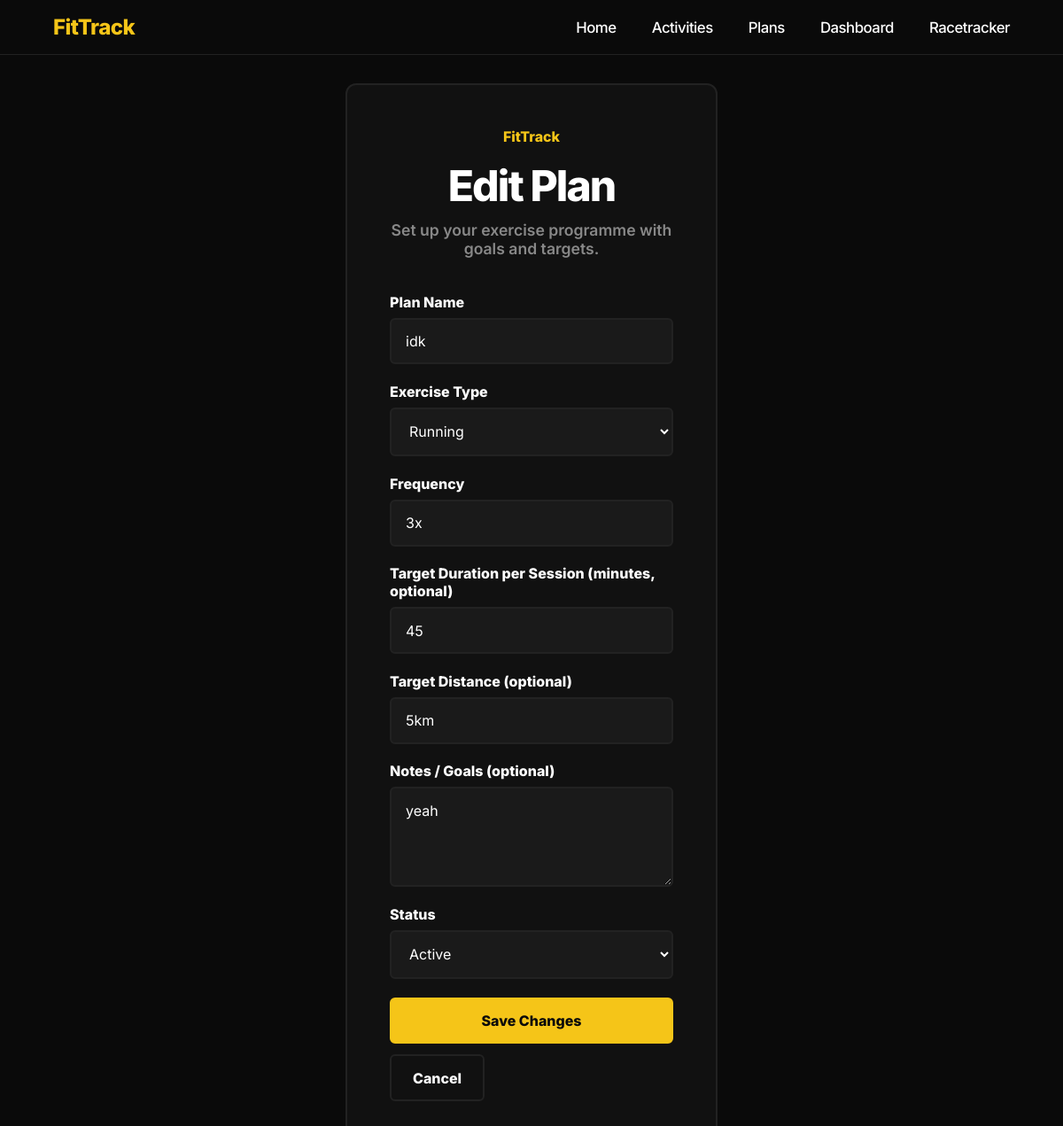
/plans/3f2fe4fb-6f3a-4008-9d25-5841305ce505/edit (signed in), run on the app's committed database.
### tables this page shows
CREATE TABLE plans (
            id TEXT PRIMARY KEY,
            user_id TEXT NOT NULL,
            name TEXT NOT NULL,
            exercise_type TEXT NOT NULL,
            frequency TEXT NOT NULL,
            target_duration INTEGER,
            target_distance TEXT,
            notes TEXT,
            created_at TEXT NOT NULL,
            status TEXT NOT NULL DEFAULT 'active',
            FOREIGN KEY (user_id) REFERENCES users(id)
        );

### routes/plans.py (the view)
@plans.route("/plans/<plan_id>/edit", methods=["GET"])
def edit_plan(plan_id):
    if "user_id" not in session:
        return redirect("/login")
    plan = plan_store.get_plan(session["user_id"], plan_id)
    if plan is None:
        return redirect("/plans")
    return render_template(
        "plan_form.html",
        heading="Edit Plan",
        action=f"/plans/{plan_id}/edit",
        submit_label="Save Changes",
        activity_types=activity_store.ACTIVITY_TYPES,
        form_data=_build_form_data(plan=plan),
        error="",
    )

### data/database.py (called while the page is built)
def get_connection():
    connection = sqlite3.connect(DATABASE_NAME)
    connection.row_factory = sqlite3.Row
    return connection

### data/plan_store.py (called while the page is built)
def get_plan(user_id, plan_id):
    connection = get_connection()
    cursor = connection.cursor()
    row = cursor.execute(
        "SELECT * FROM plans WHERE user_id = ? AND id = ?",
        (user_id, plan_id)
    ).fetchone()
    connection.close()
    if row is None:
        return None
    return {
        "id": row["id"],
        "user_id": row["user_id"],
        "name": row["name"],
        "exercise_type": row["exercise_type"],
        "frequency": row["frequency"],
        "target_duration": row["target_duration"],
        "target_distance": row["target_distance"],
        "notes": row["notes"],
        "created_at": row["created_at"],
        "status": row["status"]
    }

### routes/plans.py (called while the page is built, shortened)
def _build_form_data(request_form=None, plan=None):
    if plan is not None:
        return {
            "name": plan.get("name", ""),
            "exercise_type": plan.get("exercise_type", ""),
            "frequency": plan.get("frequency", ""),
            "target_duration": plan.get("target_duration", ""),
            "target_distance": plan.get("target_distance", ""),
            "notes": plan.get("notes", ""),
            "status": plan.get("status", "active"),
        }

### templates/plan_form.html (shortened to what this page needs)
<!DOCTYPE html>
<html lang="en">
<head>
    <link rel="stylesheet" href="/static/css/style.css">
    <link rel="stylesheet" href="/static/css/main.css">
</head>
<body>
    {% include "navbar.html" %}
    <main class="auth-page">
        <section class="auth-card">
            <div class="auth-header">
                <span class="auth-logo">FitTrack</span>
                <h1>{{ heading }}</h1>
                <p class="auth-sub">Set up your exercise programme with goals and targets.</p>
            </div>
            <form action="{{ action }}" method="post" class="auth-form">
                <div class="form-group">
                    <label>Plan Name</label>
                    <input type="text" name="name" value="{{ form_data.name }}" placeholder="e.g. Marathon Training">
                </div>
                <div class="form-group">
                    <label>Exercise Type</label>
                    <select name="exercise_type">
                        {% for type in activity_types %}
                        <option value="{{ type }}" {% if form_data.exercise_type == type %}selected{% endif %}>{{ type }}</option>
                        {% endfor %}
                    </select>
                </div>
                <div class="form-group">
                    <label>Frequency</label>
                    <input type="text" name="frequency" value="{{ form_data.frequency }}" placeholder="e.g. daily, 3x per week, weekly">
                </div>
                <div class="form-group">
                    <label>Target Duration per Session (minutes, optional)</label>
                    <input type="text" name="target_duration" value="{{ form_data.target_duration }}" placeholder="e.g. 45">
                </div>
                <div class="form-group">
                    <label>Target Distance (optional)</label>
                    <input type="text" name="target_distance" value="{{ form_data.target_distance }}" placeholder="e.g. 5 km">
                </div>
                <div class="form-group">
                    <label>Notes / Goals (optional)</label>
                    <textarea name="notes" rows="4" placeholder="e.g. Build up to half marathon distance">{{ form_data.notes }}</textarea>
                </div>
                {% if form_data.status %}
                <div class="form-group">
                    <label>Status</label>
                    <select name="status">
                        <option value="active" {% if form_data.status == "active" %}selected{% endif %}>Active</option>
                    </select>
                </div>
                {% endif %}
                <div style="display:flex; gap:0.75rem; flex-wrap:wrap;">
                    <button class="btn btn-primary btn-full" type="submit">{{ submit_label }}</button>
                    <a class="btn btn-ghost" href="/plans">Cancel</a>
                </div>
            </form>
        </section>
    </main>
</body>
</html>

### static/css/style.css (style rules this page uses)
:root { --bg: #0a0a0a; --yellow: #f5c518; --text: #ffffff; --text-muted: #aaaaaa; --card: #111111; --border: #333333; }
* { margin: 0; padding: 0; box-sizing: border-box; }
body { background: var(--bg); color: var(--text); font-family: 'Inter', sans-serif; }
.btn { padding: 0.8rem 2rem; border-radius: 0.375rem; text-decoration: none; font-weight: 700; display: inline-block; box-sizing: border-box; }

### static/css/main.css (style rules this page uses)
:root { --bg: #0a0a0a; --bg-card: #111111; --bg-raised: #1a1a1a; --border: #222222; --text: #ffffff; --text-muted: #888888; --accent: #f5c518; --accent-hover: #d4a800; --red: #ff4d4d; --radius: 0.75rem; --radius-sm: 0.375rem; }
* { box-sizing: border-box; margin: 0; padding: 0; }
body { font-family: 'Inter', Arial, sans-serif; background: var(--bg); color: var(--text); min-height: 100vh; }
a { color: inherit; text-decoration: none; }
.auth-page { min-height: 100vh; display: flex; align-items: center; justify-content: center; padding: 2rem; }
.auth-card { background: var(--bg-card); border: 2px solid var(--border); border-radius: var(--radius); padding: 3rem; width: 100%; max-width: 26.25rem; }
.auth-header { text-align: center; margin-bottom: 2.5rem; }
.auth-logo { display: inline-block; font-size: 1rem; font-weight: 800; color: var(--accent); margin-bottom: 1rem; }
h1 { font-family: 'Inter', Arial, sans-serif; font-size: 3rem; font-weight: 800; margin-bottom: 0.6rem; letter-spacing: -0.04em; }
.auth-sub { color: var(--text-muted); font-size: 1.1rem; font-weight: 600; }
.auth-form { display: flex; flex-direction: column; gap: 1.3rem; }
.form-group { display: flex; flex-direction: column; gap: 0.5rem; }
.form-group label { font-size: 1rem; font-weight: 800; color: var(--text); }
.form-group input, .form-group select, .form-group textarea { background: var(--bg-raised); border: 2px solid var(--border); border-radius: var(--radius-sm); color: var(--text); font-family: 'Inter', Arial, sans-serif; font-size: 1rem; padding: 0.9rem 1rem; width: 100%; }
.form-group input::placeholder, .form-group textarea::placeholder { color: var(--text-muted); }
.btn { display: inline-flex; align-items: center; justify-content: center; padding: 0.9rem 1.5rem; border-radius: var(--radius-sm); font-family: 'Inter', Arial, sans-serif; font-weight: 800; font-size: 1rem; border: 2px solid transparent; cursor: pointer; transition: 0.2s ease; }
.btn-primary { background: var(--accent); color: #0a0a0a; border-color: var(--accent); }
.btn-ghost { background: transparent; color: var(--text); border: 2px solid var(--border); }
.btn-full { width: 100%; }

### data on the page
plans: name "idk", exercise_type "Running", frequency "3x", target_duration "45", target_distance "5km", notes "yeah", status "Active"

### other printed values
{{ heading }} "Edit Plan"
{{ submit_label }} "Save Changes"
